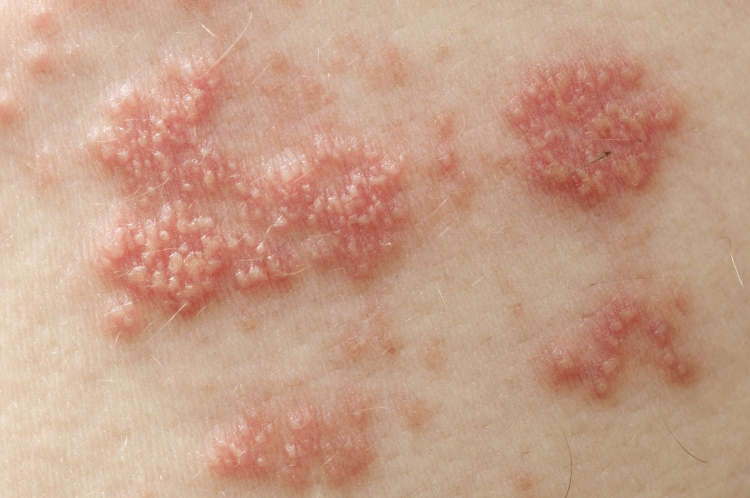
#> input picture ml/datasets/testing/inputs/image1.jpg, 1500 x 996 px (shown at 1/2 size)
$ python -i image_processing_segmentation.py   (imports and definitions only)   (older library calls are emulated)
#> lines starting #> are read from the running program, lines starting #| are printed output that depends on the picture
#> further down, picture is the input picture: shape (996, 1500, 3); mean B, G, R 136.3, 158.3, 198.3
import os, glob, cv2, numpy as np
import matplotlib
# [1 line not run here, left out]
import matplotlib.pyplot as plt
from PIL import Image
from skimage.segmentation import slic
from skimage.filters.rank import entropy
from skimage.morphology import disk
from pathlib import Path


try:
    HERE = Path(__file__).resolve()
except NameError:
    HERE = Path.cwd()

ML_ROOT = HERE.parents[1]

DEFAULT_INPUT  = ML_ROOT / "datasets" / "testing" / "inputs"
DEFAULT_OUTPUT = ML_ROOT / "datasets" / "testing" / "outputs"
DEFAULT_REVIEW = ML_ROOT / "datasets" / "testing" / "review_outputs"

INPUT_DIR  = os.environ.get("INPUT_DIR",  str(DEFAULT_INPUT))
OUTPUT_DIR = os.environ.get("OUTPUT_DIR", str(DEFAULT_OUTPUT))
REVIEW_DIR = os.environ.get("REVIEW_DIR", str(DEFAULT_REVIEW))

MAX_SIDE        = 1400              # Downscale long side
N_SEGMENTS      = 1200              # Number of SLIC superpixels (higher = finer regions)
SLIC_COMPACT    = 10                # SLIC compactness; higher favors spatial proximity over color similarity.
KMEANS_K        = 2                 # Number of KMeans clusters in Lab space (lesion vs. skin).
GRABCUT_ITERS   = 5                 # Iterations for GrabCut refinement (GMM + graph cut).

# Superpixel score threshold values
FG_Q            = 0.75
PFG_Q           = 0.55
PBG_Q           = 0.40
BG_Q            = 0.25

MIN_REGION_AREA = 200              # Minimum area in pixels
POST_CLOSE_K    = 5                # Kernel size for morphological closing


# [16 lines left out: functions ensure_dirs, list_images, not called in this run]


def resize_max(img, max_side=MAX_SIDE):
    """
    Downscale an image while preserving aspect ratio.
    Scale factor s = max_side / max(H, W).
    New size = (floor(W*s), floor(H*s)).
    """
#> called with max_side = 1400
    h, w = img.shape[:2]
#> h = 996; w = 1500
    if max(h,w) <= max_side:
        return img
    s = max_side/float(max(h, w))
#> s = 0.933
    return cv2.resize(img, (int(w*s), int(h*s)), interpolation=cv2.INTER_AREA)


def shades_of_gray_cc(bgr, p=6):
    """
    Shades-of-Gray color constancy (per-channel gain normalization).
    For each channel c: gain k_c = (E[I_c^p])^(-1/p).
    Then rescale to [0, 255] by max normalization.
    """
#> called with p = 6
    img = bgr.astype(np.float32) + 1e-6
    power = np.power(img, p)
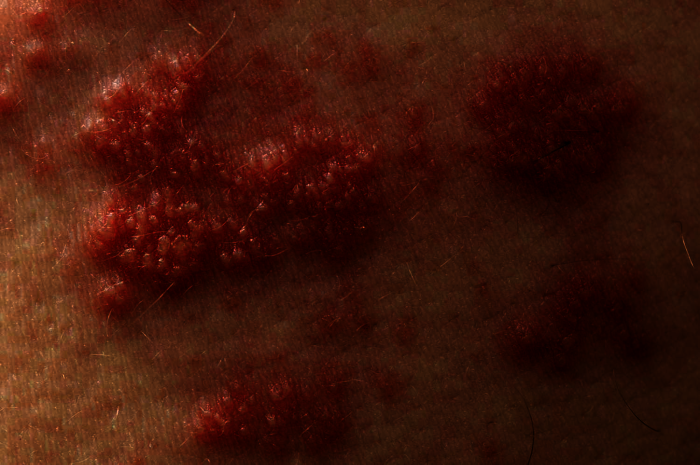
#> power: shape (929, 1400, 3) float32 (shown at 1/2 size); mean of channels 0, 1, 2 1.02e+13, 2.23e+13, 6.72e+13; drawn with min black and max white
    mean_power = np.mean(power, axis=(0, 1))
#> mean_power = [1.02e+13, 2.23e+13, 6.72e+13]
    norm = np.power(mean_power, 1.0 / p)
#> norm = [147.3, 167.8, 201.6]
    img = img / norm
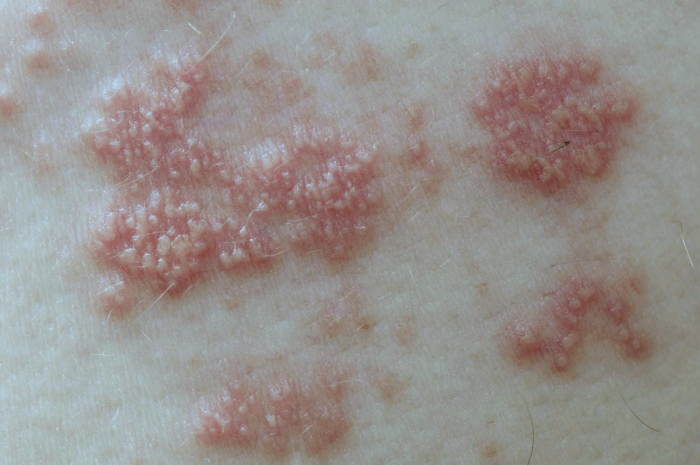
#> img: shape (929, 1400, 3) float32 (shown at 1/2 size); mean of channels 0, 1, 2 0.926, 0.943, 0.983; drawn with min black and max white
    img *= (255.0 / np.max(img))
    return np.clip(img, 0, 255).astype(np.uint8)


def clahe_L(bgr, clip=2.0, tiles=(8,8)):
    """Apply CLAHE to the L channel in Lab space to boost local contrast."""
#> called with clip = 2, tiles = (8, 8)
    lab = cv2.cvtColor(bgr, cv2.COLOR_BGR2LAB)
#> lab: shape (929, 1400, 3); mean of channels 0, 1, 2 156.2, 130.1, 130.6
    L,A,B = cv2.split(lab)
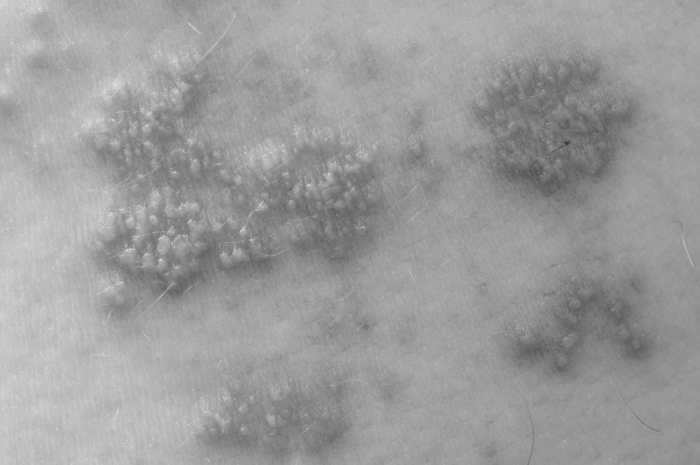
#> L: shape (929, 1400) (shown at 1/2 size); min 38, max 228, mean 156.2
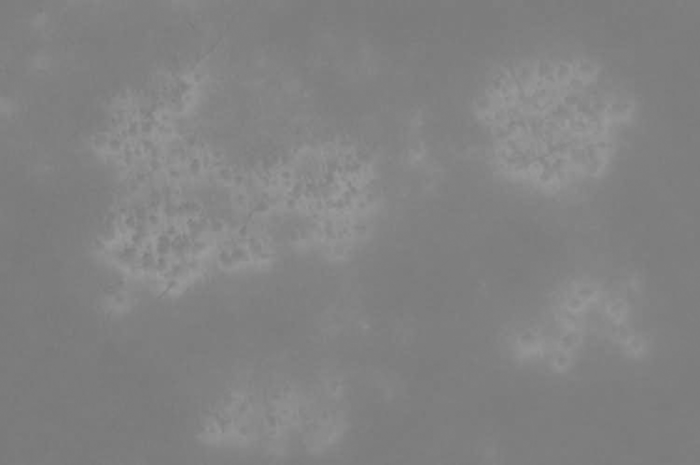
#> A: shape (929, 1400) (shown at 1/2 size); min 119, max 156, mean 130.1
    clahe = cv2.createCLAHE(clipLimit=clip, tileGridSize=tiles)
    L2 = clahe.apply(L)
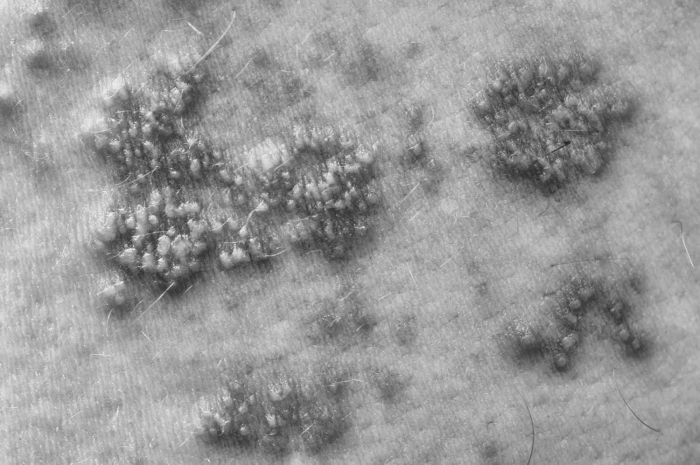
#> L2: shape (929, 1400) (shown at 1/2 size); min 24, max 241, mean 152.3
    return cv2.cvtColor(cv2.merge([L2,A,B]), cv2.COLOR_LAB2BGR)
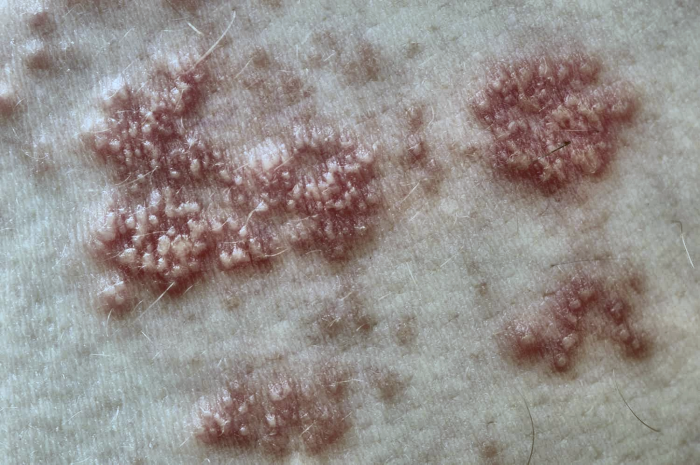
#> returned value: shape (929, 1400, 3) (shown at 1/2 size); mean B, G, R 140.3, 143.1, 149


def preprocess(bgr):
    """Preprocess pipeline: resize_max → Shades-of-Gray → CLAHE(Lab-L)."""
    bgr = resize_max(bgr, MAX_SIDE)
    bgr = shades_of_gray_cc(bgr, p=6)
    bgr = clahe_L(bgr, 2.0, (8,8))
    return bgr


def kmeans_mask_lab(bgr, k=2, attempts=8):
    """
    KMeans clustering in Lab space using OpenCV (no scikit-learn).
    Lesion cluster = the one with the lowest mean L (darker).
    Returns: (binary_mask, labels_2d, lesion_idx)
    """
#> called with k = 2, attempts = 8
    lab_img = cv2.cvtColor(bgr, cv2.COLOR_BGR2LAB)
#> lab_img: shape (929, 1400, 3); mean of channels 0, 1, 2 152.3, 130.1, 130.6
    h, w = lab_img.shape[:2]
#> h = 929; w = 1400
    X = lab_img.reshape(-1, 3).astype(np.float32)

    # criteria: max 50 iters or epsilon 0.2
    criteria = (cv2.TERM_CRITERIA_EPS + cv2.TERM_CRITERIA_MAX_ITER, 50, 0.2)
    flags = cv2.KMEANS_PP_CENTERS

#> (the run stopped early here; a loop or call above may not have finished)
